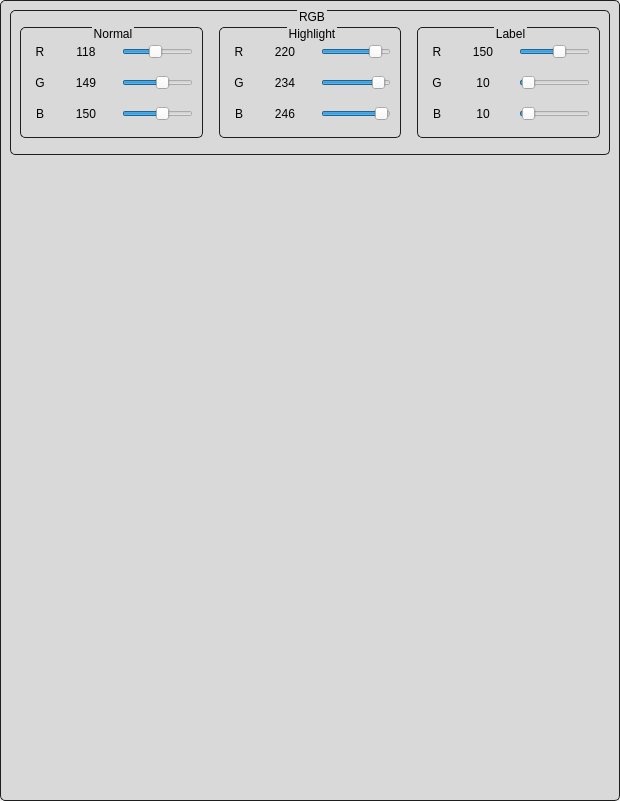
<?xml version="1.0" encoding="UTF-8"?>
<ui version="4.0">
 <class>DateTimeXXXToolBox</class>
 <widget class="QWidget" name="DateTimeXXXToolBox">
  <property name="geometry">
   <rect>
    <x>0</x>
    <y>0</y>
    <width>620</width>
    <height>801</height>
   </rect>
  </property>
  <property name="windowTitle">
   <string>Form</string>
  </property>
  <property name="styleSheet">
   <string notr="true">QFrame#frame {
	border: 1px solid rgb(30, 30, 30);
	border-radius: 5px;
	background-color: rgb(217, 217, 217);
}

QGroupBox {
	border: 1px solid rgb(30, 30, 30);
	border-radius: 5px;
}

QGroupBox:title {
    subcontrol-origin: margin;
	subcontrol-position: top center;
	padding: 0 0px;
}
</string>
  </property>
  <layout class="QGridLayout" name="gridLayout_2">
   <property name="leftMargin">
    <number>0</number>
   </property>
   <property name="topMargin">
    <number>0</number>
   </property>
   <property name="rightMargin">
    <number>0</number>
   </property>
   <property name="bottomMargin">
    <number>0</number>
   </property>
   <property name="spacing">
    <number>0</number>
   </property>
   <item row="0" column="0">
    <widget class="QFrame" name="frame">
     <property name="frameShape">
      <enum>QFrame::StyledPanel</enum>
     </property>
     <property name="frameShadow">
      <enum>QFrame::Raised</enum>
     </property>
     <layout class="QVBoxLayout" name="verticalLayout_3">
      <item>
       <widget class="QGroupBox" name="groupBox">
        <property name="title">
         <string>RGB</string>
        </property>
        <layout class="QHBoxLayout" name="horizontalLayout_7">
         <property name="spacing">
          <number>16</number>
         </property>
         <property name="topMargin">
          <number>16</number>
         </property>
         <property name="bottomMargin">
          <number>16</number>
         </property>
         <item>
          <widget class="QGroupBox" name="groupBox_2">
           <property name="title">
            <string>Normal</string>
           </property>
           <layout class="QVBoxLayout" name="verticalLayout_2">
            <property name="spacing">
             <number>16</number>
            </property>
            <property name="topMargin">
             <number>16</number>
            </property>
            <property name="bottomMargin">
             <number>16</number>
            </property>
            <item>
             <layout class="QHBoxLayout" name="horizontalLayout_3">
              <item>
               <widget class="QLabel" name="label_3">
                <property name="minimumSize">
                 <size>
                  <width>20</width>
                  <height>0</height>
                 </size>
                </property>
                <property name="maximumSize">
                 <size>
                  <width>20</width>
                  <height>16777215</height>
                 </size>
                </property>
                <property name="text">
                 <string>R</string>
                </property>
                <property name="alignment">
                 <set>Qt::AlignCenter</set>
                </property>
                <property name="margin">
                 <number>6</number>
                </property>
               </widget>
              </item>
              <item>
               <widget class="QLabel" name="label_10">
                <property name="minimumSize">
                 <size>
                  <width>40</width>
                  <height>0</height>
                 </size>
                </property>
                <property name="maximumSize">
                 <size>
                  <width>40</width>
                  <height>16777215</height>
                 </size>
                </property>
                <property name="text">
                 <string>118</string>
                </property>
                <property name="alignment">
                 <set>Qt::AlignCenter</set>
                </property>
                <property name="margin">
                 <number>6</number>
                </property>
               </widget>
              </item>
              <item>
               <widget class="QSlider" name="horizontalSlider_normalR">
                <property name="maximum">
                 <number>255</number>
                </property>
                <property name="value">
                 <number>118</number>
                </property>
                <property name="orientation">
                 <enum>Qt::Horizontal</enum>
                </property>
               </widget>
              </item>
             </layout>
            </item>
            <item>
             <layout class="QHBoxLayout" name="horizontalLayout_2">
              <item>
               <widget class="QLabel" name="label_2">
                <property name="minimumSize">
                 <size>
                  <width>20</width>
                  <height>0</height>
                 </size>
                </property>
                <property name="maximumSize">
                 <size>
                  <width>20</width>
                  <height>16777215</height>
                 </size>
                </property>
                <property name="text">
                 <string>G</string>
                </property>
                <property name="alignment">
                 <set>Qt::AlignCenter</set>
                </property>
                <property name="margin">
                 <number>6</number>
                </property>
               </widget>
              </item>
              <item>
               <widget class="QLabel" name="label_11">
                <property name="minimumSize">
                 <size>
                  <width>40</width>
                  <height>0</height>
                 </size>
                </property>
                <property name="maximumSize">
                 <size>
                  <width>40</width>
                  <height>16777215</height>
                 </size>
                </property>
                <property name="text">
                 <string>149</string>
                </property>
                <property name="alignment">
                 <set>Qt::AlignCenter</set>
                </property>
                <property name="margin">
                 <number>6</number>
                </property>
               </widget>
              </item>
              <item>
               <widget class="QSlider" name="horizontalSlider_normalG">
                <property name="maximum">
                 <number>255</number>
                </property>
                <property name="value">
                 <number>149</number>
                </property>
                <property name="orientation">
                 <enum>Qt::Horizontal</enum>
                </property>
               </widget>
              </item>
             </layout>
            </item>
            <item>
             <layout class="QHBoxLayout" name="horizontalLayout">
              <item>
               <widget class="QLabel" name="label">
                <property name="minimumSize">
                 <size>
                  <width>20</width>
                  <height>0</height>
                 </size>
                </property>
                <property name="maximumSize">
                 <size>
                  <width>20</width>
                  <height>16777215</height>
                 </size>
                </property>
                <property name="text">
                 <string>B</string>
                </property>
                <property name="alignment">
                 <set>Qt::AlignCenter</set>
                </property>
                <property name="margin">
                 <number>6</number>
                </property>
               </widget>
              </item>
              <item>
               <widget class="QLabel" name="label_12">
                <property name="minimumSize">
                 <size>
                  <width>40</width>
                  <height>0</height>
                 </size>
                </property>
                <property name="maximumSize">
                 <size>
                  <width>40</width>
                  <height>16777215</height>
                 </size>
                </property>
                <property name="text">
                 <string>150</string>
                </property>
                <property name="alignment">
                 <set>Qt::AlignCenter</set>
                </property>
                <property name="margin">
                 <number>6</number>
                </property>
               </widget>
              </item>
              <item>
               <widget class="QSlider" name="horizontalSlider_normalB">
                <property name="maximum">
                 <number>255</number>
                </property>
                <property name="value">
                 <number>150</number>
                </property>
                <property name="orientation">
                 <enum>Qt::Horizontal</enum>
                </property>
               </widget>
              </item>
             </layout>
            </item>
           </layout>
          </widget>
         </item>
         <item>
          <widget class="QGroupBox" name="groupBox_3">
           <property name="title">
            <string>Highlight</string>
           </property>
           <layout class="QVBoxLayout" name="verticalLayout">
            <property name="spacing">
             <number>16</number>
            </property>
            <property name="topMargin">
             <number>16</number>
            </property>
            <property name="bottomMargin">
             <number>16</number>
            </property>
            <item>
             <layout class="QHBoxLayout" name="horizontalLayout_highlightR">
              <item>
               <widget class="QLabel" name="label_4">
                <property name="minimumSize">
                 <size>
                  <width>20</width>
                  <height>0</height>
                 </size>
                </property>
                <property name="maximumSize">
                 <size>
                  <width>20</width>
                  <height>16777215</height>
                 </size>
                </property>
                <property name="text">
                 <string>R</string>
                </property>
                <property name="alignment">
                 <set>Qt::AlignCenter</set>
                </property>
                <property name="margin">
                 <number>6</number>
                </property>
               </widget>
              </item>
              <item>
               <widget class="QLabel" name="label_13">
                <property name="minimumSize">
                 <size>
                  <width>40</width>
                  <height>0</height>
                 </size>
                </property>
                <property name="maximumSize">
                 <size>
                  <width>40</width>
                  <height>16777215</height>
                 </size>
                </property>
                <property name="text">
                 <string>220</string>
                </property>
                <property name="alignment">
                 <set>Qt::AlignCenter</set>
                </property>
                <property name="margin">
                 <number>6</number>
                </property>
               </widget>
              </item>
              <item>
               <widget class="QSlider" name="horizontalSlider_highlightR">
                <property name="maximum">
                 <number>255</number>
                </property>
                <property name="value">
                 <number>220</number>
                </property>
                <property name="orientation">
                 <enum>Qt::Horizontal</enum>
                </property>
               </widget>
              </item>
             </layout>
            </item>
            <item>
             <layout class="QHBoxLayout" name="horizontalLayout_highlightG">
              <item>
               <widget class="QLabel" name="label_5">
                <property name="minimumSize">
                 <size>
                  <width>20</width>
                  <height>0</height>
                 </size>
                </property>
                <property name="maximumSize">
                 <size>
                  <width>20</width>
                  <height>16777215</height>
                 </size>
                </property>
                <property name="text">
                 <string>G</string>
                </property>
                <property name="alignment">
                 <set>Qt::AlignCenter</set>
                </property>
                <property name="margin">
                 <number>6</number>
                </property>
               </widget>
              </item>
              <item>
               <widget class="QLabel" name="label_14">
                <property name="minimumSize">
                 <size>
                  <width>40</width>
                  <height>0</height>
                 </size>
                </property>
                <property name="maximumSize">
                 <size>
                  <width>40</width>
                  <height>16777215</height>
                 </size>
                </property>
                <property name="text">
                 <string>234</string>
                </property>
                <property name="alignment">
                 <set>Qt::AlignCenter</set>
                </property>
                <property name="margin">
                 <number>6</number>
                </property>
               </widget>
              </item>
              <item>
               <widget class="QSlider" name="horizontalSlider_highlightG">
                <property name="maximum">
                 <number>255</number>
                </property>
                <property name="value">
                 <number>234</number>
                </property>
                <property name="orientation">
                 <enum>Qt::Horizontal</enum>
                </property>
               </widget>
              </item>
             </layout>
            </item>
            <item>
             <layout class="QHBoxLayout" name="horizontalLayout_highlightB">
              <item>
               <widget class="QLabel" name="label_6">
                <property name="minimumSize">
                 <size>
                  <width>20</width>
                  <height>0</height>
                 </size>
                </property>
                <property name="maximumSize">
                 <size>
                  <width>20</width>
                  <height>16777215</height>
                 </size>
                </property>
                <property name="text">
                 <string>B</string>
                </property>
                <property name="alignment">
                 <set>Qt::AlignCenter</set>
                </property>
                <property name="margin">
                 <number>6</number>
                </property>
               </widget>
              </item>
              <item>
               <widget class="QLabel" name="label_15">
                <property name="minimumSize">
                 <size>
                  <width>40</width>
                  <height>0</height>
                 </size>
                </property>
                <property name="maximumSize">
                 <size>
                  <width>40</width>
                  <height>16777215</height>
                 </size>
                </property>
                <property name="text">
                 <string>246</string>
                </property>
                <property name="alignment">
                 <set>Qt::AlignCenter</set>
                </property>
                <property name="margin">
                 <number>6</number>
                </property>
               </widget>
              </item>
              <item>
               <widget class="QSlider" name="horizontalSlider_highlightB">
                <property name="maximum">
                 <number>255</number>
                </property>
                <property name="value">
                 <number>246</number>
                </property>
                <property name="orientation">
                 <enum>Qt::Horizontal</enum>
                </property>
               </widget>
              </item>
             </layout>
            </item>
           </layout>
          </widget>
         </item>
         <item>
          <widget class="QGroupBox" name="groupBox_4">
           <property name="title">
            <string>Label</string>
           </property>
           <layout class="QVBoxLayout" name="verticalLayout_4">
            <property name="spacing">
             <number>16</number>
            </property>
            <property name="topMargin">
             <number>16</number>
            </property>
            <property name="bottomMargin">
             <number>16</number>
            </property>
            <item>
             <layout class="QHBoxLayout" name="horizontalLayout_8">
              <item>
               <widget class="QLabel" name="label_7">
                <property name="minimumSize">
                 <size>
                  <width>20</width>
                  <height>0</height>
                 </size>
                </property>
                <property name="maximumSize">
                 <size>
                  <width>20</width>
                  <height>16777215</height>
                 </size>
                </property>
                <property name="text">
                 <string>R</string>
                </property>
                <property name="alignment">
                 <set>Qt::AlignCenter</set>
                </property>
                <property name="margin">
                 <number>6</number>
                </property>
               </widget>
              </item>
              <item>
               <widget class="QLabel" name="label_18">
                <property name="minimumSize">
                 <size>
                  <width>40</width>
                  <height>0</height>
                 </size>
                </property>
                <property name="maximumSize">
                 <size>
                  <width>40</width>
                  <height>16777215</height>
                 </size>
                </property>
                <property name="text">
                 <string>150</string>
                </property>
                <property name="alignment">
                 <set>Qt::AlignCenter</set>
                </property>
                <property name="margin">
                 <number>6</number>
                </property>
               </widget>
              </item>
              <item>
               <widget class="QSlider" name="horizontalSlider_labelR">
                <property name="maximum">
                 <number>255</number>
                </property>
                <property name="value">
                 <number>150</number>
                </property>
                <property name="orientation">
                 <enum>Qt::Horizontal</enum>
                </property>
               </widget>
              </item>
             </layout>
            </item>
            <item>
             <layout class="QHBoxLayout" name="horizontalLayout_9">
              <item>
               <widget class="QLabel" name="label_8">
                <property name="minimumSize">
                 <size>
                  <width>20</width>
                  <height>0</height>
                 </size>
                </property>
                <property name="maximumSize">
                 <size>
                  <width>20</width>
                  <height>16777215</height>
                 </size>
                </property>
                <property name="text">
                 <string>G</string>
                </property>
                <property name="alignment">
                 <set>Qt::AlignCenter</set>
                </property>
                <property name="margin">
                 <number>6</number>
                </property>
               </widget>
              </item>
              <item>
               <widget class="QLabel" name="label_17">
                <property name="minimumSize">
                 <size>
                  <width>40</width>
                  <height>0</height>
                 </size>
                </property>
                <property name="maximumSize">
                 <size>
                  <width>40</width>
                  <height>16777215</height>
                 </size>
                </property>
                <property name="text">
                 <string>10</string>
                </property>
                <property name="alignment">
                 <set>Qt::AlignCenter</set>
                </property>
                <property name="margin">
                 <number>6</number>
                </property>
               </widget>
              </item>
              <item>
               <widget class="QSlider" name="horizontalSlider_labelG">
                <property name="maximum">
                 <number>255</number>
                </property>
                <property name="value">
                 <number>10</number>
                </property>
                <property name="orientation">
                 <enum>Qt::Horizontal</enum>
                </property>
               </widget>
              </item>
             </layout>
            </item>
            <item>
             <layout class="QHBoxLayout" name="horizontalLayout_10">
              <item>
               <widget class="QLabel" name="label_9">
                <property name="minimumSize">
                 <size>
                  <width>20</width>
                  <height>0</height>
                 </size>
                </property>
                <property name="maximumSize">
                 <size>
                  <width>20</width>
                  <height>16777215</height>
                 </size>
                </property>
                <property name="text">
                 <string>B</string>
                </property>
                <property name="alignment">
                 <set>Qt::AlignCenter</set>
                </property>
                <property name="margin">
                 <number>6</number>
                </property>
               </widget>
              </item>
              <item>
               <widget class="QLabel" name="label_16">
                <property name="minimumSize">
                 <size>
                  <width>40</width>
                  <height>0</height>
                 </size>
                </property>
                <property name="maximumSize">
                 <size>
                  <width>40</width>
                  <height>16777215</height>
                 </size>
                </property>
                <property name="text">
                 <string>10</string>
                </property>
                <property name="alignment">
                 <set>Qt::AlignCenter</set>
                </property>
                <property name="margin">
                 <number>6</number>
                </property>
               </widget>
              </item>
              <item>
               <widget class="QSlider" name="horizontalSlider_labelB">
                <property name="maximum">
                 <number>255</number>
                </property>
                <property name="value">
                 <number>10</number>
                </property>
                <property name="orientation">
                 <enum>Qt::Horizontal</enum>
                </property>
               </widget>
              </item>
             </layout>
            </item>
           </layout>
          </widget>
         </item>
        </layout>
       </widget>
      </item>
      <item>
       <spacer name="verticalSpacer">
        <property name="orientation">
         <enum>Qt::Vertical</enum>
        </property>
        <property name="sizeHint" stdset="0">
         <size>
          <width>20</width>
          <height>40</height>
         </size>
        </property>
       </spacer>
      </item>
     </layout>
    </widget>
   </item>
  </layout>
 </widget>
 <resources/>
 <connections>
  <connection>
   <sender>horizontalSlider_normalR</sender>
   <signal>valueChanged(int)</signal>
   <receiver>label_10</receiver>
   <slot>setNum(int)</slot>
   <hints>
    <hint type="sourcelabel">
     <x>144</x>
     <y>61</y>
    </hint>
    <hint type="destinationlabel">
     <x>84</x>
     <y>55</y>
    </hint>
   </hints>
  </connection>
  <connection>
   <sender>horizontalSlider_normalG</sender>
   <signal>valueChanged(int)</signal>
   <receiver>label_11</receiver>
   <slot>setNum(int)</slot>
   <hints>
    <hint type="sourcelabel">
     <x>133</x>
     <y>100</y>
    </hint>
    <hint type="destinationlabel">
     <x>87</x>
     <y>96</y>
    </hint>
   </hints>
  </connection>
  <connection>
   <sender>horizontalSlider_normalB</sender>
   <signal>valueChanged(int)</signal>
   <receiver>label_12</receiver>
   <slot>setNum(int)</slot>
   <hints>
    <hint type="sourcelabel">
     <x>124</x>
     <y>135</y>
    </hint>
    <hint type="destinationlabel">
     <x>87</x>
     <y>142</y>
    </hint>
   </hints>
  </connection>
  <connection>
   <sender>horizontalSlider_highlightR</sender>
   <signal>valueChanged(int)</signal>
   <receiver>label_13</receiver>
   <slot>setNum(int)</slot>
   <hints>
    <hint type="sourcelabel">
     <x>306</x>
     <y>54</y>
    </hint>
    <hint type="destinationlabel">
     <x>284</x>
     <y>57</y>
    </hint>
   </hints>
  </connection>
  <connection>
   <sender>horizontalSlider_highlightG</sender>
   <signal>valueChanged(int)</signal>
   <receiver>label_14</receiver>
   <slot>setNum(int)</slot>
   <hints>
    <hint type="sourcelabel">
     <x>326</x>
     <y>98</y>
    </hint>
    <hint type="destinationlabel">
     <x>286</x>
     <y>100</y>
    </hint>
   </hints>
  </connection>
  <connection>
   <sender>horizontalSlider_highlightB</sender>
   <signal>valueChanged(int)</signal>
   <receiver>label_15</receiver>
   <slot>setNum(int)</slot>
   <hints>
    <hint type="sourcelabel">
     <x>315</x>
     <y>138</y>
    </hint>
    <hint type="destinationlabel">
     <x>277</x>
     <y>142</y>
    </hint>
   </hints>
  </connection>
  <connection>
   <sender>horizontalSlider_labelR</sender>
   <signal>valueChanged(int)</signal>
   <receiver>label_18</receiver>
   <slot>setNum(int)</slot>
   <hints>
    <hint type="sourcelabel">
     <x>503</x>
     <y>51</y>
    </hint>
    <hint type="destinationlabel">
     <x>488</x>
     <y>56</y>
    </hint>
   </hints>
  </connection>
  <connection>
   <sender>horizontalSlider_labelG</sender>
   <signal>valueChanged(int)</signal>
   <receiver>label_17</receiver>
   <slot>setNum(int)</slot>
   <hints>
    <hint type="sourcelabel">
     <x>510</x>
     <y>100</y>
    </hint>
    <hint type="destinationlabel">
     <x>478</x>
     <y>100</y>
    </hint>
   </hints>
  </connection>
  <connection>
   <sender>horizontalSlider_labelB</sender>
   <signal>valueChanged(int)</signal>
   <receiver>label_16</receiver>
   <slot>setNum(int)</slot>
   <hints>
    <hint type="sourcelabel">
     <x>507</x>
     <y>139</y>
    </hint>
    <hint type="destinationlabel">
     <x>466</x>
     <y>146</y>
    </hint>
   </hints>
  </connection>
 </connections>
</ui>
